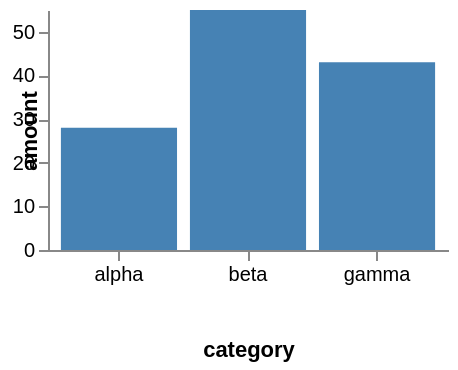

Here is the Vega-Lite specification saved for this chart:
### Vega specification from a JSON file in a GitHub repository (floating-point values rounded to 4 significant figures)
{"$schema": "https://vega.github.io/schema/vega/v6.json", "description": "an axis whose maxExtent is below its minExtent, which is a pair of numbers a specification is free to write: upstream clamps with max(minExtent, min(maxExtent, extent)), so the minimum wins and the axis is drawn.", "width": 200, "height": 120, "padding": 5, "data": [{"name": "t", "values": [{"c": "alpha", "v": 28}, {"c": "beta", "v": 55}, {"c": "gamma", "v": 43}]}], "scales": [{"name": "x", "type": "band", "domain": {"data": "t", "field": "c"}, "range": "width", "padding": 0.1}, {"name": "y", "type": "linear", "domain": {"data": "t", "field": "v"}, "range": "height", "nice": true}], "axes": [{"orient": "bottom", "scale": "x", "title": "category", "minExtent": 40, "maxExtent": 4}, {"orient": "left", "scale": "y", "title": "amount", "tickCount": 4, "minExtent": 0, "maxExtent": -4}], "marks": [{"type": "rect", "from": {"data": "t"}, "encode": {"enter": {"x": {"scale": "x", "field": "c"}, "width": {"scale": "x", "band": 1}, "y": {"scale": "y", "field": "v"}, "y2": {"scale": "y", "value": 0}, "fill": {"value": "steelblue"}}}}]}
